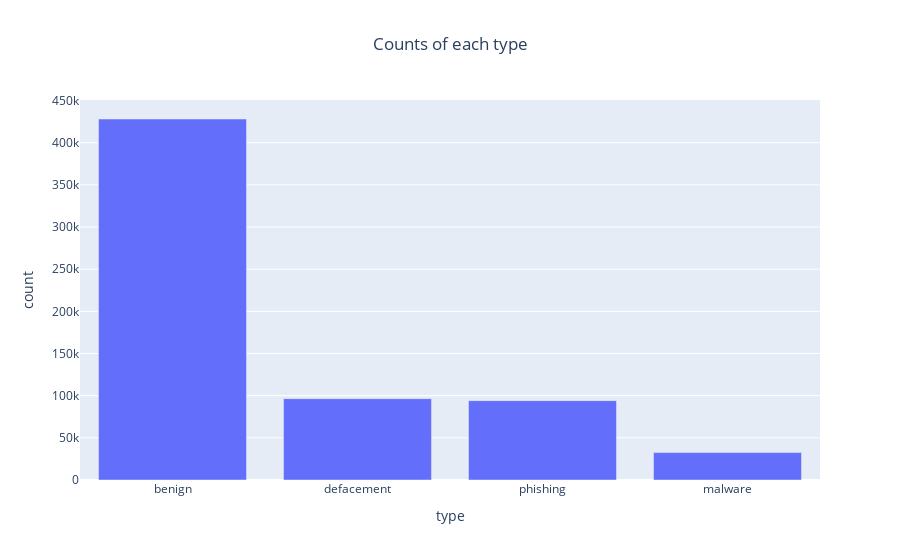

Write notebook code for a chart like this one.
### Code cell
fig = px.bar(data_frame=countTypes, x='type',y='count',title='Counts of each type').update_layout(title_x=0.5)
fig.show()

### Figure 1 — Plotly figure (JSON) as saved in the notebook; plotly's stock layout.template omitted (floating-point values rounded to 4 significant figures)
{"data": [{"alignmentgroup": "True", "hovertemplate": "type=%{x}<br>count=%{y}<extra></extra>", "legendgroup": "", "marker": {"color": "#636efa", "pattern": {"shape": ""}}, "name": "", "offsetgroup": "", "orientation": "v", "showlegend": false, "textposition": "auto", "type": "bar", "x": ["benign", "defacement", "phishing", "malware"], "xaxis": "x", "y": [428103, 96457, 94111, 32520], "yaxis": "y"}], "layout": {"barmode": "relative", "legend": {"tracegroupgap": 0}, "title": {"text": "Counts of each type", "x": 0.5}, "xaxis": {"anchor": "y", "domain": [0, 1], "title": {"text": "type"}}, "yaxis": {"anchor": "x", "domain": [0, 1], "title": {"text": "count"}}}}
